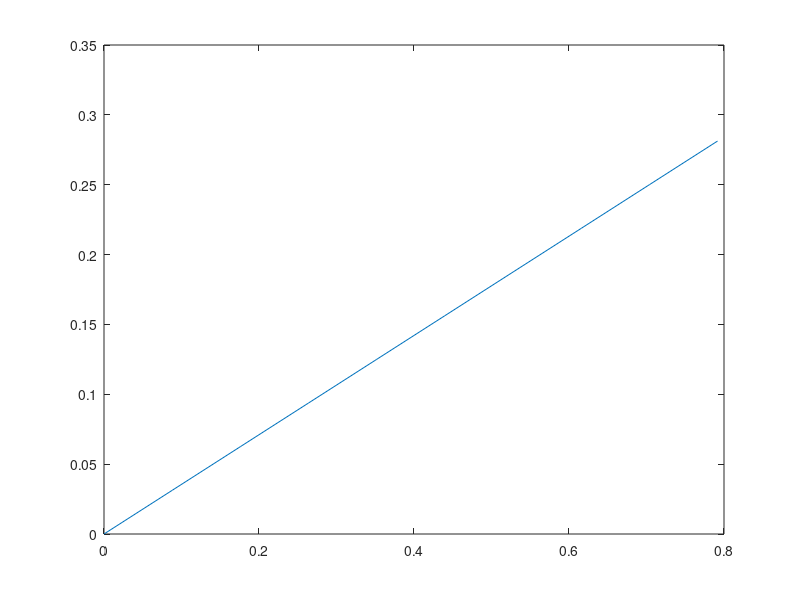

The MATLAB script that drew this image:
%%% Calc AUC

% An example for binary classification
TP =19;
TN=23;
FN=5;
FP=9;
TPR= TP/(TP+FN);
FPR = FP/(FP+TN);
X = [0;TPR;1];
Y = [0;FPR;1];
AUC = trapz(Y,X) % AUC = 0.
x1=linspace(0,TPR,10);
x2=linspace(0,FPR,10);
plot(x1,x2)
